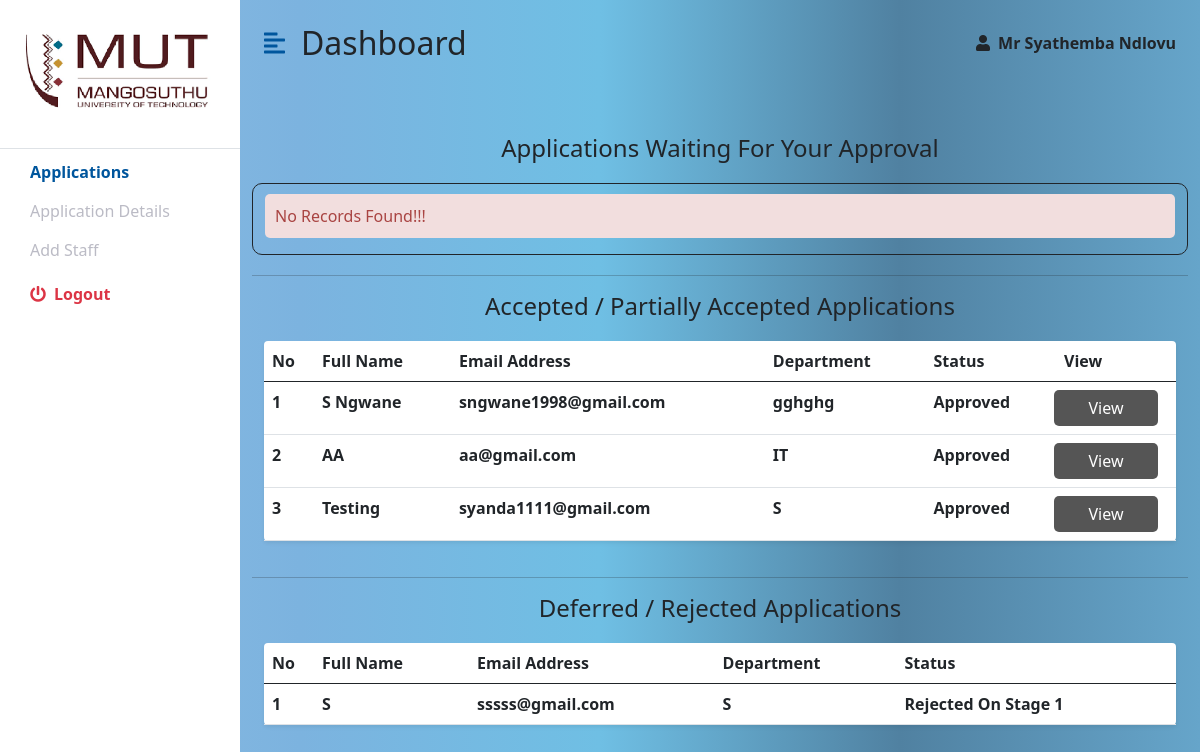
/applications2.php (signed in), run on the app's committed database.
### tables this page shows
CREATE TABLE `applications` (
  `id` int(11) NOT NULL,
  `names` varchar(100) NOT NULL,
  `email` varchar(100) NOT NULL,
  `statuss` varchar(1000) NOT NULL,
  `comments` varchar(5000) NOT NULL,
  `comments2` varchar(5000) NOT NULL,
  `comments3` varchar(5000) NOT NULL
);

CREATE TABLE `personal_details` (
  `id` int(11) NOT NULL,
  `title` varchar(50) NOT NULL,
  `names` varchar(100) NOT NULL,
  `staffNo` varchar(100) NOT NULL,
  `qualification` varchar(1000) NOT NULL,
  `email` varchar(100) NOT NULL,
  `tel` varchar(100) NOT NULL,
  `cell` varchar(100) NOT NULL,
  `department` varchar(1000) NOT NULL
);

### applications2.php (the view, shortened to what this page needs)
<!DOCTYPE html>
<html lang="en">
<head>
    <link href="https://cdn.jsdelivr.net/npm/bootstrap@5.0.0-beta3/dist/css/bootstrap.min.css" rel="stylesheet" />
    <link rel="stylesheet" href="https://cdnjs.cloudflare.com/ajax/libs/font-awesome/5.15.3/css/all.min.css" />
    <link rel="stylesheet" href="style.css" />
</head>
<?php
$currentUser = $_SESSION['currentUser'];
?>
<body>
    <form action="#" method="post" enctype="multipart/form-data" autocomplete="off">
        <div class="d-flex" id="wrapper">
            <div class="bg-white" id="sidebar-wrapper">
                <div class="sidebar-heading text-center py-4 primary-text fs-4 fw-bold text-uppercase border-bottom">
                    <img src="img/mut.png" style="width:200px; height:100px;"></i></div>
                <div class="list-group list-group-flush my-3">
                    <a style="margin-top: -25px;" href="#"
                        class="list-group-item list-group-item-action bg-transparent second-text fw-bold active">Applications</a>
                    <a style="margin-top: -25px;" href="#"
                        class="list-group-item list-group-item-action bg-transparent second-text">Application Details</a>
                    <a style="margin-top: -25px;" href="add_staff.php"
                        class="list-group-item list-group-item-action bg-transparent second-text">Add Staff</a>
                    <a href="login.php"
                        class="list-group-item list-group-item-action bg-transparent text-danger fw-bold"><i
                            class="fas fa-power-off me-2"></i>Logout</a>
                </div>
            </div>
            <div id="page-content-wrapper">
                <nav class="navbar navbar-expand-lg navbar-light bg-transparent py-4 px-4">
                    <div class="d-flex align-items-center">
                        <i class="fas fa-align-left primary-text fs-4 me-3" id="menu-toggle"></i>
                        <h2 class="fs-2 m-0">Dashboard</h2>
                    </div>
                    <div class="collapse navbar-collapse" id="navbarSupportedContent">
                        <ul class="navbar-nav ms-auto mb-2 mb-lg-0">
                            <li class="nav-item dropdown">
                                <i class="fas fa-user me-2"></i><b><?php echo $currentUser  ?></b>
                            </li>
                        </ul>
                    </div>
                </nav>
                <div class="container-fluid px-4">
                    <div class="row my-5">
                        <?php
                        include "conn.php";
                        $sql = "SELECT * FROM applications WHERE statuss='Waiting For Final Approval'";
                        $result = $conn->query($sql);
                        echo "<h4 style='text-align:center; margin-bottom:20px;'>Applications Waiting For Your Approval</h4>";
                        if ($result->num_rows > 0) {
                            echo "<div class='table-container'>";
                            echo "<table class='table bg-white rounded shadow-sm  table-hover'>";
                            echo "<thead>";
                            echo "<tr>";
                            echo "<th scope='col' width='50'>No</th>";
                            echo "<th scope='col'>Full Name</th>";
                            echo "<th scope='col'>Email Address</th>";
                            echo "<th scope='col'>Department</th>";
                            echo "<th scope='col'>View Application</th>";
                            echo "</tr>";
                            echo "</thead>";
                            echo "<tbody>";
                            $count = 0;
                            while ($row = $result->fetch_assoc()) {
                                $name = $row['names'];
                                $email = $row['email'];
                                $sql9 = "SELECT department FROM personal_details WHERE email='$email'";
                                $result9 = $conn->query($sql9);
                                while ($row9 = $result9->fetch_assoc()) {
                                    $department = $row9['department'];
                                }
                                $count = $count + 1;
                                $doc = "supporting_documents/303600654-AWS Lambda Foundations.pdf";
                                echo "<tr>";
                                echo "<th scope='row'>$count</th>";
                                echo "<td><b>$name</b></td>";
                                echo "<th scope='row'>$email</th>";
                                echo "<th scope='row'>$department</th>";
                                echo "<td><button type='submit' class='btn' value='$email' name='btn_view'>View</button></td>";
                                echo "</tr>";
                            }
                            echo "</tbody>";
                            echo "</table>";
                            echo "</div>";
                        } else {
                            echo "<div class='content' style='border: 1px solid; border-radius: 10px;'>";
                            echo "<p class='error' style='margin-top: 10px' >No Records Found!!!</p>";
                            echo "</div>";
                        }
                        $sql = "SELECT * FROM applications WHERE statuss='Approved' OR statuss='Partially Approved'";
                        $result = $conn->query($sql);
                        echo "<hr style='margin-top:20px;'>";
                        echo "<h4 style='text-align:center; margin-bottom:20px;'>Accepted / Partially Accepted Applications</h4>";
                        if ($result->num_rows > 0) {
                            echo "<div class='table-container'>";
                            echo "<table class='table bg-white rounded shadow-sm  table-hover'>";
                            echo "<thead>";
                            echo "<tr>";
                            echo "<th scope='col' width='50'>No</th>";
                            echo "<th scope='col'>Full Name</th>";
                            echo "<th scope='col'>Email Address</th>";
                            echo "<th scope='col'>Department</th>";
                            echo "<th scope='col'>Status</th>";
                            echo "<th scope='col'>View</th>";
                            echo "</tr>";
                            echo "</thead>";
                            echo "<tbody>";
                            $count = 0;
                            while ($row = $result->fetch_assoc()) {
                                $name = $row['names'];
                                $email = $row['email'];
                                $status = $row['statuss'];
                                $sql9 = "SELECT department FROM personal_details WHERE email='$email'";
                                $result9 = $conn->query($sql9);
                                while ($row9 = $result9->fetch_assoc()) {
                                    $department = $row9['department'];
                                }
                                $count = $count + 1;
                                echo "<tr>";
                                echo "<th scope='row'>$count</th>";
                                echo "<td><b>$name</b></td>";
                                echo "<th scope='row'>$email</th>";
                                echo "<th scope='row'>$department</th>";
                                echo "<th scope='row'>$status</th>";
                                echo "<td><button type='submit' class='btn' value='$email' name='btn_view_accepted'>View</button></td>";
                                echo "</tr>";
                            }
                            echo "</tbody>";
                            echo "</table>";
                            echo "</div>";
                        } else {
                            echo "<div class='content' style='border: 1px solid; border-radius: 10px;'>";
                            echo "<p class='error' style='margin-top: 10px' >No Records Found!!!</p>";
                            echo "</div>";
                        }
                        $sql = "SELECT * FROM applications WHERE statuss='Deferred' OR statuss='Rejected' OR statuss='Rejected On Stage 1' OR statuss='Rejected On Stage 2'";
                        $result = $conn->query($sql);
                        echo "<hr style='margin-top:20px;'>";
                        echo "<h4 style='text-align:center; margin-bottom:20px;'>Deferred / Rejected Applications</h4>";
                        if ($result->num_rows > 0) {
                            echo "<div class='table-container'>";
                            echo "<table class='table bg-white rounded shadow-sm  table-hover'>";
                            echo "<thead>";
                            echo "<tr>";
                            echo "<th scope='col' width='50'>No</th>";
                            echo "<th scope='col'>Full Name</th>";
                            echo "<th scope='col'>Email Address</th>";
                            echo "<th scope='col'>Department</th>";
                            echo "<th scope='col'>Status</th>";
                            echo "</tr>";
                            echo "</thead>";
                            echo "<tbody>";
                            $count = 0;
                            while ($row = $result->fetch_assoc()) {
                                $name = $row['names'];
                                $email = $row['email'];
                                $status = $row['statuss'];
                                $sql9 = "SELECT department FROM personal_details WHERE email='$email'";
                                $result9 = $conn->query($sql9);
                                while ($row9 = $result9->fetch_assoc()) {
                                    $department = $row9['department'];
                                }
                                $count = $count + 1;
                                echo "<tr>";
                                echo "<th scope='row'>$count</th>";
                                echo "<td><b>$name</b></td>";
                                echo "<th scope='row'>$email</th>";
                                echo "<th scope='row'>$department</th>";
                                echo "<th scope='row'>$status</th>";
                                echo "</tr>";
                            }
                            echo "</tbody>";
                            echo "</table>";
                            echo "</div>";
                            echo "</div>";
                        } else {
                            echo "<div class='content' style='border: 1px solid; border-radius: 10px;'>";
                            echo "<p class='error' style='margin-top: 10px' >No Records Found!!!</p>";
                            echo "</div>";
                        }
                        ?>
                    </div>
                </div>
            </div>
    </form>
</body>
</html>

### style.css (style rules this page uses)
:root { --main-bg-color: #00639d; --main-text-color: #00569d; --second-text-color: #bbbbc5; --second-bg-color: #c1d9ef; }
.primary-text { color: var(--main-text-color); }
.second-text { color: var(--second-text-color); }
#wrapper { overflow-x: hidden; background-image: linear-gradient( to right, #8dbce2, #7cb3df, #6fbfe4, #5081a1, #66a5ca ); }
#sidebar-wrapper { min-height: 100vh; margin-left: 0px; -webkit-transition: margin 0.25s ease-out; -moz-transition: margin 0.25s ease-out; -o-transition: margin 0.25s ease-out; transition: margin 0.25s ease-out; }
#sidebar-wrapper .sidebar-heading { padding: 0.875rem 1.25rem; font-size: 1.2rem; }
#sidebar-wrapper .list-group { width: 15rem; }
#page-content-wrapper { min-width: 100vw; }
#menu-toggle { cursor: pointer; }
.list-group-item { border: none; padding: 20px 30px; margin-top: -20px; }
.list-group-item.active { background-color: transparent; color: var(--main-text-color); font-weight: bold; border: none; }
.table-container { height:auto; overflow-y: auto; }
@media (min-width: 1051px) { #sidebar-wrapper { margin-left: 0; } }
@media (min-width: 1051px) { #page-content-wrapper { min-width: 800px; width: 100%; } }

### applications2.php (style rules this page uses)
.btn { float: right; background: #555; color: #fff; border-radius: 5px; margin-right: 10px; width: 100%; border: none; }
.error { background: #F2DEDE; color: #A94442; padding: 10px; width: 100%; border-radius: 5px; margin-top: 0px; }
.table-container { height: auto; overflow-x: scroll; }

### data on the page
applications: names "S Ngwane", email "sngwane1998@gmail.com", personal_details.department "gghghg", statuss "Approved"
applications: names "AA", email "aa@gmail.com", personal_details.department "IT", statuss "Approved"
applications: names "Testing", email "syanda1111@gmail.com", personal_details.department "S", statuss "Approved"
applications: names "S", email "sssss@gmail.com", personal_details.department "S", statuss "Rejected On Stage 1"

### other printed values
$currentUser "Mr Syathemba Ndlovu"
